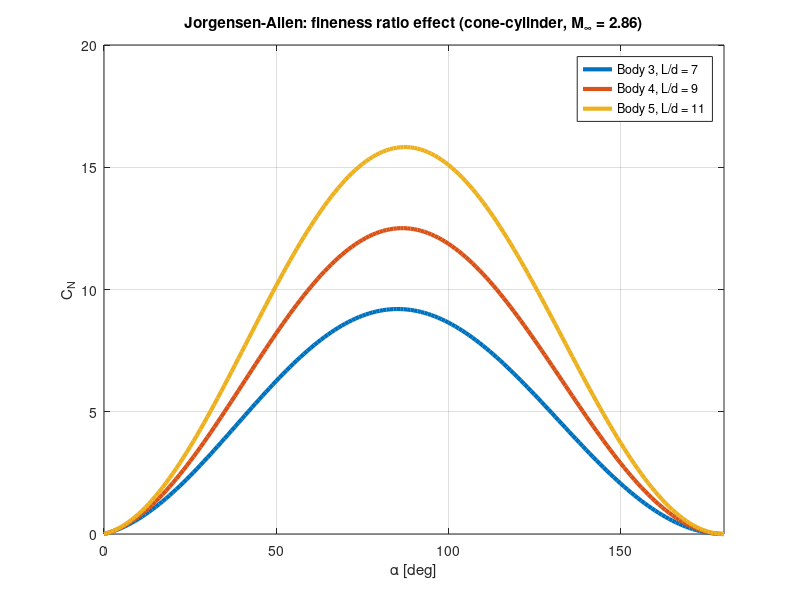
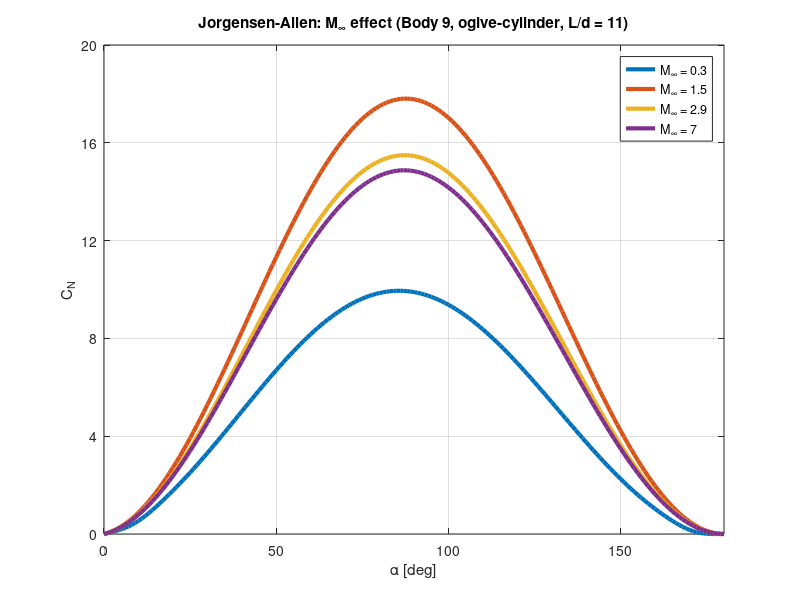

Write MATLAB code to recreate these figures, in order.
function [CN_ref_cone_Fleeman] = validate_JorgensenAllen
%
% VALIDATE_JORGENSENALLEN
% Validazione del modello Jørgensen–Allen per C_N usando i dati
% di Jorgensen, NASA TN D-6996 (1973):
%    - bodies 3–5 (cone–cylinder)
%    - body 9 (ogive-cylinder)
%
% Riferimento:
% L. H. Jorgensen, "Prediction of Static Aerodynamic Characteristics
% for Space-Shuttle-Like and Other Bodies at Angles of Attack from
% 0 to 180 deg", NASA TN D-6996, 1973.
%
% Questo script:
%  - calcola C_N(alpha) per i cone–cylinder bodies 3–5 a M=2.86, Re_d=1.25e6
%  - studia l'effetto di M per il body 9 (L/d=11)

clc;

%% Parametri di riferimento (da TN D-6996)
M_ref = 2.86;        % Mach di prova per i 9 corpi (Moo = 2.86)
Re_d  = 1.25e6;      % Reynolds basato sul diametro (Re = 1.25e6)
alpha_deg = linspace(0,180,181);  % range di attacco [deg] per la validazione

% Area di riferimento A = A_cyl = pi d^2 / 4, quindi A/d^2:
A_over_d2 = pi/4;

%% Geometria dei cone–cylinder bodies (fig. 9, riga "Cone")
% Tabella di fig. 9 (estratto per bodies 3–5):
% Body  L/d   ...   Ap/d^2   V/d^3    Xc/d    As/d^2   Nose
%   3     7   ...   5.500    3.925    4.183   17.34    Cone
%   4     9   ...   7.500    5.495    5.200   23.62    Cone
%   5    11   ...   9.500    7.065    6.211   29.91    Cone
%   9    11   ...   9.340    6.811    6.255   29.38    Ogive

bodies = struct([]);

% Body 3
bodies(1).id         = 3;
bodies(1).L_over_d   = 7.0;
bodies(1).Ap_over_d2 = 5.500;   % Ap/d^2
bodies(1).nose       = 'cone';

% Body 4
bodies(2).id         = 4;
bodies(2).L_over_d   = 9.0;
bodies(2).Ap_over_d2 = 7.500;   % Ap/d^2
bodies(2).nose       = 'cone';

% Body 5
bodies(3).id         = 5;
bodies(3).L_over_d   = 11.0;
bodies(3).Ap_over_d2 = 9.500;   % Ap/d^2
bodies(3).nose       = 'cone';

% Body 9
bodies(4).id         = 9;
bodies(4).L_over_d   = 11.0;
bodies(4).Ap_over_d2 = 9.340;   % Ap/d^2
bodies(4).nose       = 'ogive';

% Completa i coefficienti di area normalizzati con A = pi d^2/4
for k = 1:numel(bodies)
    bodies(k).Ab_over_A = 1.0;  % cilindro: area di base = area di riferimento
    bodies(k).Ap_over_A = bodies(k).Ap_over_d2 / A_over_d2; % (Ap/d^2)/(A/d^2)
end

%% VALIDAZIONE 1: M = 2.86, variazione fineness ratio (L/d = 7, 9, 11)

figure; hold on; grid on; box on;
colors = lines(numel(bodies));

for k = 1:(numel(bodies)-1)
    CN = CN_JA(alpha_deg, M_ref, Re_d, bodies(k));
    plot(alpha_deg, CN, 'LineWidth', 3, ...
         'Color', colors(k,:), ...
         'DisplayName', sprintf('Body %d, L/d = %.0f', ...
                      bodies(k).id, bodies(k).L_over_d));

    if k == 1
        CN_ref_cone_Fleeman.b7 = CN;
    elseif k == 2
        CN_ref_cone_Fleeman.b9 = CN;
    else
        CN_ref_cone_Fleeman.b11 = CN;
    end

end

xlabel('\alpha [deg]');
ylabel('C_N');
ylim([0 20]);          % Limiti dell’asse y
yticks(0:5:20);        % Tick ogni 5
xlim([0 180])
title('Jorgensen-Allen: fineness ratio effect (cone-cylinder, M_\infty = 2.86)');
legend('Location','best');


%% VALIDAZIONE 2: L/d = 11 (Body 9), effetto del Mach

bodyLd11 = bodies(4);   % Body 9, L/d = 11, ogive–cylinder

% Valori di Mach per lo sweep (puoi modificarli a piacere)
Mach_list = [0.3 1.5 2.9 7.0];

figure; hold on; grid on; box on;
colors = lines(numel(Mach_list));

for i = 1:numel(Mach_list)
    M = Mach_list(i);
    CN_M = CN_JA(alpha_deg, M, Re_d, bodyLd11);
    plot(alpha_deg, CN_M, 'LineWidth', 3, ...
         'Color', colors(i,:), ...
         'DisplayName', sprintf('M_\\infty = %.2g', M));
end

xlabel('\alpha [deg]');
ylabel('C_N');
ylim([0 20]);          % Limiti dell’asse y
yticks(0:4:20);        % Tick ogni 4
xlim([0 180])
title(sprintf('Jorgensen-Allen: M_\\infty effect (Body %d, ogive-cylinder, L/d = %.0f)', ...
      bodyLd11.id, bodyLd11.L_over_d));
legend('Location','best');

end 





% =====================================================================
%                 SOTTOFUNZIONI
% =====================================================================

function CN = CN_JA(alpha_deg, M_inf, Re_d, body)
% CN_JA  Calcola C_N(alpha) con il modello Jørgensen–Allen
%
%  CN(alpha) = (Ab/A) sin(2a) cos(a/2) + eta_eff * Cdn * (Ap/A) sin^2(a')
%  con a' = a   per 0 <= a <= 90 deg
%      a' = 180-a per 90 < a <= 180 deg
%
% alpha_deg : vettore di angoli d'attacco [deg], tipicamente 0–180
% M_inf     : Mach di freestream
% Re_d      : Reynolds basato sul diametro
% body      : struct con campi:
%             L_over_d, Ab_over_A, Ap_over_A

alpha_deg = alpha_deg(:).';      % riga
a_rad     = deg2rad(alpha_deg);  % [rad]

% Angolo ridotto a' in [0, 90] gradi per il termine di crossflow
alpha_prime_deg = alpha_deg;
mask = alpha_prime_deg > 90;
alpha_prime_deg(mask) = 180 - alpha_prime_deg(mask);
a_p_rad = deg2rad(alpha_prime_deg);

% Componenti di Mach e Reynolds in crossflow
M_n  = M_inf .* sin(a_p_rad);
Re_n = Re_d  .* sin(a_p_rad);

% Crossflow drag coefficient Cdn(Mn, Ren)
Cdn = Cdn_circ_cyl(M_n, Re_n);

% Fattore di proporzionalità base eta(L/d, M_inf) (come prima)
eta0 = eta_crossflow(body.L_over_d, M_inf);

% NUOVO: fattore di scala in funzione del Mach
gM   = Mach_factor(M_inf);

% Fattore efficace per il termine di crossflow
eta_eff = eta0 * gM;

% Termine slender-body (potenziale)
slender = body.Ab_over_A .* sin(2*a_rad) .* cos(a_rad/2);

% Termine crossflow (viscoso) scalato con il Mach
cross = eta_eff .* Cdn .* body.Ap_over_A .* (sin(a_p_rad)).^2;

% Somma: modello Jørgensen–Allen
CN = slender + cross;

end





function Cdn = Cdn_circ_cyl(Mn, ~)
Cdn_high = 1.3;
Mn = abs(Mn);

Mc = 0.05;  % scala "piccola" di Mach normale

% Cdn sale come ~ (Mn/Mc)^2 per Mn << Mc, e tende a Cdn_high per Mn >> Mc
Cdn = Cdn_high * (1 - exp(-(Mn./Mc).^2));
end




function eta = eta_crossflow(L_over_d, M_inf)
% ETA_CROSSFLOW  Fattore di proporzionalità eta per il termine di crossflow.
%
% Da Jorgensen (fig. 4) e letteratura associata:
%  - a Mach supersonici/ipersonici si può assumere eta ~ 1
%  - a Mach subsonici, eta cresce con L/d (drag di cilindro finito vs infinito)
%
% Qui uso una forma semplice:
%  eta = min( 0.05 (L/d) + 0.52 , 1.0 ) per M_inf < 1.2
%  eta = 1.0 per M_inf >= 1.2
%
% Se vuoi ancora più regolarità rispetto a M, puoi rendere anche questa
% transizione liscia (es. con una sigmoide in funzione di M_inf).

if M_inf >= 1.2
    eta = 1.0;
else
    eta = 0.05 * L_over_d + 0.52;
    eta = min(eta, 1.0);
end

end




function gM = Mach_factor(M_inf)
% MACH_FACTOR  Fattore di scala in funzione del Mach per il termine di crossflow.

if M_inf <= 0.3
    % per M <= 0.3 fisso il valore desiderato
    gM = 0.64;
elseif M_inf <= 1.5
    % interpolo linearmente da 0.64 (M=0.3) a 1.15 (M=1.5)
    M1 = 0.3;  g1 = 0.64;
    M2 = 1.5;  g2 = 1.15;
    t  = (M_inf - M1)/(M2 - M1);
    gM = g1 + (g2 - g1)*t;
elseif M_inf <= 2.86
    % interpolo da 1.15 (M=1.5) a 1.00 (M=2.86)
    M1 = 1.5;   g1 = 1.15;
    M2 = 2.9;   g2 = 1.00;
    t  = (M_inf - M1)/(M2 - M1);
    gM = g1 + (g2 - g1)*t;
else
    % per M >= 2.86 scendo da 1.00 (M=2.86) a 0.96 (M=7.0)
    M1 = 2.9;   g1 = 1.00;
    M2 = 7.0;   g2 = 0.96;
    t  = (M_inf - M1)/(M2 - M1);
    t  = max(min(t,1.0),0.0);
    gM = g1 + (g2 - g1)*t;
end

end
